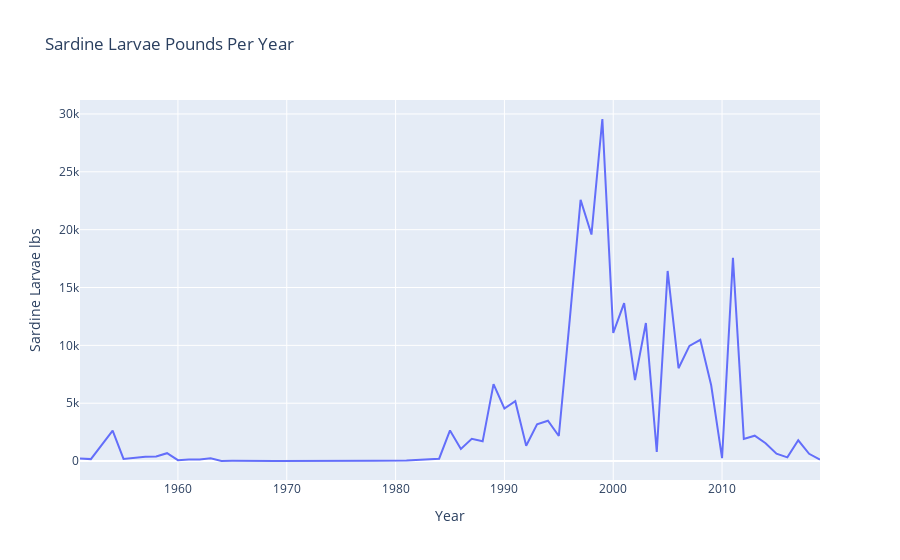

Source (notebook cell):
### Markdown cell above
We can visualize the sardine population via two different method. The first method is to track the amount of sardine larvae over the years. The reasoning behind this is simpel: more sardine in the ocean = more sardine larvae.

### Code cell
sardine_larvae = pd.read_csv("data/sardine_larvae.csv")
fig = px.line(sardine_larvae, x = 'Year', y = 'Sardine Larvae lbs', title = 'Sardine Larvae Pounds Per Year')
fig.show()

### Figure 1 — Plotly figure (JSON) as saved in the notebook; plotly's stock layout.template omitted (floating-point values rounded to 4 significant figures)
{"data": [{"hovertemplate": "Year=%{x}<br>Sardine Larvae lbs=%{y}<extra></extra>", "legendgroup": "", "line": {"color": "#636efa", "dash": "solid"}, "mode": "lines", "name": "", "orientation": "v", "showlegend": false, "type": "scatter", "x": [1951, 1952, 1954, 1955, 1957, 1958, 1959, 1960, 1961, 1962, 1963, 1964, 1965, 1966, 1969, 1978, 1981, 1984, 1985, 1986, 1987, 1988, 1989, 1990, 1991, 1992, 1993, 1994, 1995, 1996, 1997, 1998, 1999, 2000, 2001, 2002, 2003, 2004, 2005, 2006, 2007, 2008, 2009, 2010, 2011, 2012, 2013, 2014, 2015, 2016, 2017, 2018, 2019], "xaxis": "x", "y": [216.5, 170.3, 2623.0, 186.4, 370.1, 395.7, 682.3, 74.68, 132.6, 144.8, 242.8, 12.85, 23.04, 14.89, 6.52, 25.2, 47.55, 204.9, 2647.0, 1044.0, 1924.0, 1706.0, 6646.0, 4541.0, 5171.0, 1327.0, 3185.0, 3483.0, 2169.0, 12180.0, 22580.0, 19580.0, 29560.0, 11080.0, 13660.0, 6994.0, 11930.0, 795.7, 16430.0, 8025.0, 9952.0, 10480.0, 6549.0, 249.3, 17560.0, 1919.0, 2196.0, 1542.0, 633.6, 317.5, 1795.0, 629.1, 128.5], "yaxis": "y"}], "layout": {"legend": {"tracegroupgap": 0}, "title": {"text": "Sardine Larvae Pounds Per Year"}, "xaxis": {"anchor": "y", "domain": [0, 1], "title": {"text": "Year"}}, "yaxis": {"anchor": "x", "domain": [0, 1], "title": {"text": "Sardine Larvae lbs"}}}}
